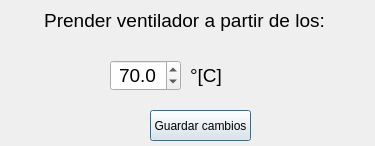
<?xml version="1.0" encoding="UTF-8"?>
<ui version="4.0">
 <class>Dialog</class>
 <widget class="QDialog" name="Dialog">
  <property name="windowModality">
   <enum>Qt::NonModal</enum>
  </property>
  <property name="geometry">
   <rect>
    <x>0</x>
    <y>0</y>
    <width>375</width>
    <height>146</height>
   </rect>
  </property>
  <property name="mouseTracking">
   <bool>false</bool>
  </property>
  <property name="acceptDrops">
   <bool>false</bool>
  </property>
  <property name="windowTitle">
   <string/>
  </property>
  <property name="windowOpacity">
   <double>1.000000000000000</double>
  </property>
  <property name="autoFillBackground">
   <bool>false</bool>
  </property>
  <property name="windowFilePath">
   <string/>
  </property>
  <property name="inputMethodHints">
   <set>Qt::ImhNone</set>
  </property>
  <property name="sizeGripEnabled">
   <bool>false</bool>
  </property>
  <property name="modal">
   <bool>true</bool>
  </property>
  <widget class="QLabel" name="label">
   <property name="geometry">
    <rect>
     <x>9</x>
     <y>9</y>
     <width>351</width>
     <height>23</height>
    </rect>
   </property>
   <property name="font">
    <font>
     <pointsize>14</pointsize>
    </font>
   </property>
   <property name="layoutDirection">
    <enum>Qt::LeftToRight</enum>
   </property>
   <property name="text">
    <string>Prender ventilador a partir de los:</string>
   </property>
   <property name="alignment">
    <set>Qt::AlignCenter</set>
   </property>
  </widget>
  <widget class="QDoubleSpinBox" name="dSB_tempActVenti">
   <property name="geometry">
    <rect>
     <x>110</x>
     <y>60</y>
     <width>71</width>
     <height>31</height>
    </rect>
   </property>
   <property name="font">
    <font>
     <pointsize>14</pointsize>
    </font>
   </property>
   <property name="alignment">
    <set>Qt::AlignCenter</set>
   </property>
   <property name="buttonSymbols">
    <enum>QAbstractSpinBox::UpDownArrows</enum>
   </property>
   <property name="correctionMode">
    <enum>QAbstractSpinBox::CorrectToPreviousValue</enum>
   </property>
   <property name="keyboardTracking">
    <bool>true</bool>
   </property>
   <property name="showGroupSeparator" stdset="0">
    <bool>false</bool>
   </property>
   <property name="decimals">
    <number>1</number>
   </property>
   <property name="value">
    <double>70.000000000000000</double>
   </property>
  </widget>
  <widget class="QLabel" name="label_2">
   <property name="geometry">
    <rect>
     <x>190</x>
     <y>60</y>
     <width>51</width>
     <height>31</height>
    </rect>
   </property>
   <property name="font">
    <font>
     <pointsize>14</pointsize>
    </font>
   </property>
   <property name="layoutDirection">
    <enum>Qt::LeftToRight</enum>
   </property>
   <property name="text">
    <string>°[C]</string>
   </property>
   <property name="alignment">
    <set>Qt::AlignLeading|Qt::AlignLeft|Qt::AlignVCenter</set>
   </property>
  </widget>
  <widget class="QPushButton" name="btn_guardarSalir">
   <property name="geometry">
    <rect>
     <x>150</x>
     <y>110</y>
     <width>101</width>
     <height>31</height>
    </rect>
   </property>
   <property name="text">
    <string>Guardar cambios</string>
   </property>
  </widget>
  <widget class="QLabel" name="label_4">
   <property name="geometry">
    <rect>
     <x>230</x>
     <y>50</y>
     <width>51</width>
     <height>41</height>
    </rect>
   </property>
   <property name="font">
    <font>
     <pointsize>14</pointsize>
    </font>
   </property>
   <property name="layoutDirection">
    <enum>Qt::LeftToRight</enum>
   </property>
   <property name="styleSheet">
    <string notr="true">border-image: url(:/ICON/IMAGENES/termo.png);
</string>
   </property>
   <property name="text">
    <string/>
   </property>
   <property name="alignment">
    <set>Qt::AlignLeading|Qt::AlignLeft|Qt::AlignVCenter</set>
   </property>
  </widget>
 </widget>
 <resources>
  <include location="../../IMAG.qrc"/>
 </resources>
 <connections/>
</ui>
